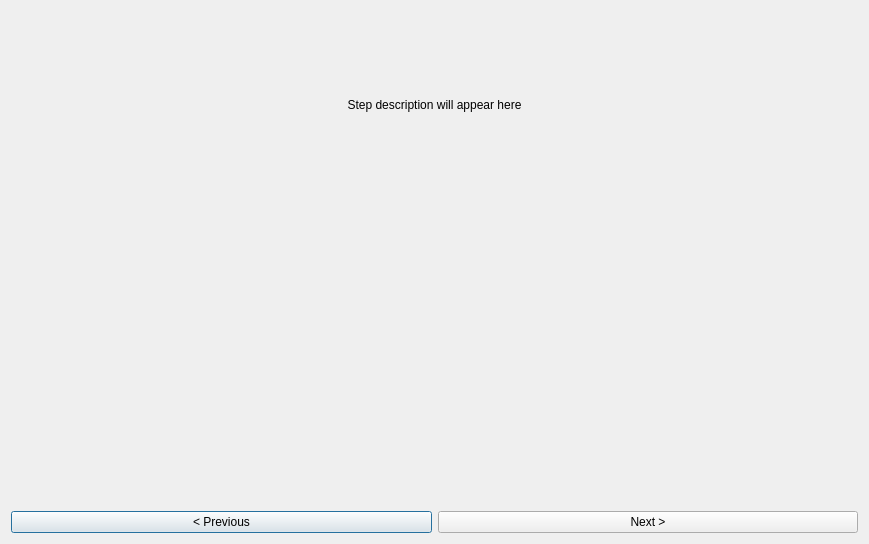
<?xml version="1.0" encoding="UTF-8"?>
<ui version="4.0">
 <class>Dialog</class>
 <widget class="QDialog" name="Dialog">
  <property name="geometry">
   <rect>
    <x>0</x>
    <y>0</y>
    <width>869</width>
    <height>544</height>
   </rect>
  </property>
  <property name="windowTitle">
   <string>Generate FivePaisa TOTP</string>
  </property>
  <layout class="QVBoxLayout" name="verticalLayout">
   <item>
    <widget class="QLabel" name="stepLabel">
     <property name="text">
      <string>Step description will appear here</string>
     </property>
     <property name="alignment">
      <set>Qt::AlignCenter</set>
     </property>
     <property name="wordWrap">
      <bool>true</bool>
     </property>
     <property name="openExternalLinks">
      <bool>true</bool>
     </property>
    </widget>
   </item>
   <item>
    <widget class="QLabel" name="imageLabel">
     <property name="minimumSize">
      <size>
       <width>300</width>
       <height>300</height>
      </size>
     </property>
     <property name="scaledContents">
      <bool>true</bool>
     </property>
     <property name="alignment">
      <set>Qt::AlignCenter</set>
     </property>
    </widget>
   </item>
   <item>
    <layout class="QHBoxLayout" name="buttonLayout">
     <item>
      <widget class="QPushButton" name="prevButton">
       <property name="text">
        <string>&lt; Previous</string>
       </property>
      </widget>
     </item>
     <item>
      <widget class="QPushButton" name="nextButton">
       <property name="text">
        <string>Next &gt;</string>
       </property>
      </widget>
     </item>
    </layout>
   </item>
  </layout>
 </widget>
 <resources/>
 <connections/>
</ui>
